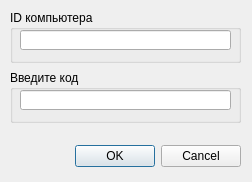
<?xml version="1.0" encoding="UTF-8"?>
<ui version="4.0">
 <class>dlgCode</class>
 <widget class="QDialog" name="dlgCode">
  <property name="geometry">
   <rect>
    <x>0</x>
    <y>0</y>
    <width>252</width>
    <height>182</height>
   </rect>
  </property>
  <property name="windowTitle">
   <string>Ввод кода</string>
  </property>
  <widget class="QDialogButtonBox" name="buttonBox">
   <property name="geometry">
    <rect>
     <x>10</x>
     <y>140</y>
     <width>231</width>
     <height>32</height>
    </rect>
   </property>
   <property name="orientation">
    <enum>Qt::Horizontal</enum>
   </property>
   <property name="standardButtons">
    <set>QDialogButtonBox::Cancel|QDialogButtonBox::Ok</set>
   </property>
  </widget>
  <widget class="QGroupBox" name="groupBox">
   <property name="geometry">
    <rect>
     <x>10</x>
     <y>10</y>
     <width>231</width>
     <height>53</height>
    </rect>
   </property>
   <property name="title">
    <string>ID компьютера</string>
   </property>
   <widget class="QLineEdit" name="leID">
    <property name="geometry">
     <rect>
      <x>10</x>
      <y>20</y>
      <width>211</width>
      <height>20</height>
     </rect>
    </property>
    <property name="readOnly">
     <bool>true</bool>
    </property>
   </widget>
  </widget>
  <widget class="QGroupBox" name="groupBox_2">
   <property name="geometry">
    <rect>
     <x>10</x>
     <y>70</y>
     <width>231</width>
     <height>53</height>
    </rect>
   </property>
   <property name="title">
    <string>Введите код</string>
   </property>
   <widget class="QLineEdit" name="leCode">
    <property name="geometry">
     <rect>
      <x>10</x>
      <y>20</y>
      <width>211</width>
      <height>20</height>
     </rect>
    </property>
   </widget>
  </widget>
 </widget>
 <resources/>
 <connections>
  <connection>
   <sender>buttonBox</sender>
   <signal>accepted()</signal>
   <receiver>dlgCode</receiver>
   <slot>accept()</slot>
   <hints>
    <hint type="sourcelabel">
     <x>248</x>
     <y>254</y>
    </hint>
    <hint type="destinationlabel">
     <x>157</x>
     <y>274</y>
    </hint>
   </hints>
  </connection>
  <connection>
   <sender>buttonBox</sender>
   <signal>rejected()</signal>
   <receiver>dlgCode</receiver>
   <slot>reject()</slot>
   <hints>
    <hint type="sourcelabel">
     <x>316</x>
     <y>260</y>
    </hint>
    <hint type="destinationlabel">
     <x>286</x>
     <y>274</y>
    </hint>
   </hints>
  </connection>
 </connections>
</ui>
